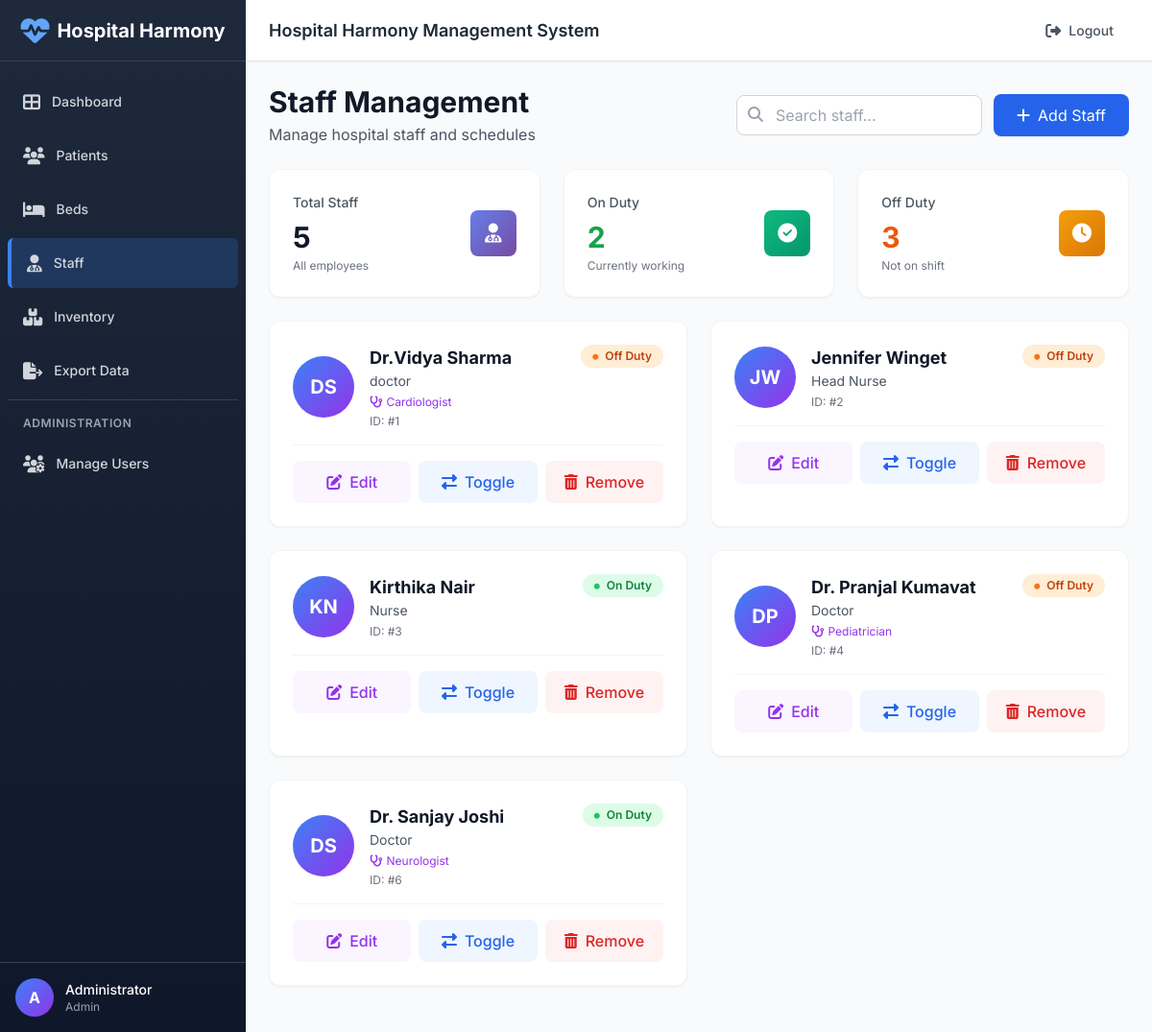
Page /staff (signed in) on the committed database.
### tables this page shows
CREATE TABLE staff (
    id INTEGER PRIMARY KEY AUTOINCREMENT,
    name TEXT NOT NULL,
    role TEXT,
    on_duty INTEGER DEFAULT 0
, speciality TEXT);

### app.py (the view)
@app.route('/staff')
@login_required
@role_required('staff')
def staff():
    db = get_db(); cur = db.cursor()
    cur.execute('SELECT * FROM staff')
    rows = cur.fetchall()
    return render_template('staff.html', staff=rows)

### app.py (called while the page is built)
def login_required(f):
    @wraps(f)
    def wrapped(*args, **kwargs):
        if 'user_id' not in session:
            flash('Please login to access this page', 'danger')
            return redirect(url_for('login'))
        return f(*args, **kwargs)
    return wrapped

def role_required(*allowed_permissions):
    def decorator(f):
        @wraps(f)
        def wrapped(*args, **kwargs):
            if 'user_id' not in session:
                flash('Please login to access this page', 'danger')
                return redirect(url_for('login'))
            user_role = session.get('role')
            user_permissions = ROLE_PERMISSIONS.get(user_role, [])
            if not any(perm in user_permissions for perm in allowed_permissions):
                flash('You do not have permission to access this page', 'danger')
                return redirect(url_for('index'))
            return f(*args, **kwargs)
        return wrapped
    return decorator

@app.context_processor
def inject_permissions():
    if 'role' in session:
        return {
            'user_permissions': ROLE_PERMISSIONS.get(session['role'], []),
            'user_role': session.get('role'),
            'user_name': session.get('full_name')
        }
    return {'user_permissions': [], 'user_role': None, 'user_name': None}

### database.py (called while the page is built)
def get_db():
    global _conn
    if _conn is None:
        _conn = sqlite3.connect(DB_PATH, check_same_thread=False)
        _conn.row_factory = sqlite3.Row
    return _conn

### templates/staff.html (shortened to what this page needs)
{% extends "layout.html" %}
{% block content %}
<div class="flex items-center justify-between mb-6">
    <div>
        <h1 class="text-3xl font-bold text-gray-900">Staff Management</h1>
        <p class="text-gray-600 mt-1">Manage hospital staff and schedules</p>
    </div>
    <div class="flex items-center gap-3">
        <div class="relative">
            <input type="search" id="staffSearchInput" placeholder="Search staff..." class="w-64 pl-10 pr-4 py-2 border border-gray-300 rounded-lg focus:ring-2 focus:ring-blue-500 focus:border-transparent" onkeyup="searchStaff()">
            <i class="fas fa-search absolute left-3 top-3 text-gray-400"></i>
        </div>
        <button onclick="document.getElementById('addModal').classList.remove('hidden')" class="bg-blue-600 hover:bg-blue-700 text-white px-6 py-2.5 rounded-lg flex items-center transition shadow-sm">
            <i class="fas fa-plus mr-2"></i>
            Add Staff
        </button>
    </div>
</div>
<div class="grid grid-cols-1 gap-6 sm:grid-cols-3 mb-6">
    <div class="card-hover bg-white rounded-xl shadow-sm p-6 border border-gray-100">
        <div class="flex items-center justify-between">
            <div>
                <p class="text-sm font-medium text-gray-600">Total Staff</p>
                <p class="text-3xl font-bold text-gray-900 mt-2">{{ staff|length }}</p>
                <p class="text-xs text-gray-500 mt-1">All employees</p>
            </div>
            <div class="gradient-primary w-12 h-12 rounded-lg flex items-center justify-center">
                <i class="fas fa-user-md text-white text-xl"></i>
            </div>
        </div>
    </div>
    <div class="card-hover bg-white rounded-xl shadow-sm p-6 border border-gray-100">
        <div class="flex items-center justify-between">
            <div>
                <p class="text-sm font-medium text-gray-600">On Duty</p>
                <p class="text-3xl font-bold text-green-600 mt-2">
                    {{ staff|selectattr('on_duty', 'equalto', 1)|list|length }}
                </p>
                <p class="text-xs text-gray-500 mt-1">Currently working</p>
            </div>
            <div class="gradient-success w-12 h-12 rounded-lg flex items-center justify-center">
                <i class="fas fa-check-circle text-white text-xl"></i>
            </div>
        </div>
    </div>
    <div class="card-hover bg-white rounded-xl shadow-sm p-6 border border-gray-100">
        <div class="flex items-center justify-between">
            <div>
                <p class="text-sm font-medium text-gray-600">Off Duty</p>
                <p class="text-3xl font-bold text-orange-600 mt-2">
                    {{ staff|selectattr('on_duty', 'equalto', 0)|list|length }}
                </p>
                <p class="text-xs text-gray-500 mt-1">Not on shift</p>
            </div>
            <div class="gradient-warning w-12 h-12 rounded-lg flex items-center justify-center">
                <i class="fas fa-clock text-white text-xl"></i>
            </div>
        </div>
    </div>
</div>
{% if staff %}
<div class="grid grid-cols-1 lg:grid-cols-2 gap-6 mb-6">
    {% for s in staff %}
    <div class="bg-white rounded-xl shadow-sm border border-gray-100 overflow-hidden hover:shadow-lg transition card-hover">
        <div class="p-6">
            <div class="flex items-start justify-between mb-4">
                <div class="flex items-center gap-4">
                    <div class="w-16 h-16 rounded-full bg-gradient-to-br from-blue-500 to-purple-600 flex items-center justify-center text-white font-bold text-xl">
                        {% set name_parts = s['name'].split() %}
                        {% if name_parts|length >= 2 %}
                            {{ name_parts[0][0] }}{{ name_parts[1][0] }}
                        {% else %}
                            {{ s['name'][0] }}{{ s['name'][1] if s['name']|length > 1 else '' }}
                        {% endif %}
                    </div>
                    <div>
                        <h3 class="text-lg font-bold text-gray-900">{{ s['name'] }}</h3>
                        <p class="text-sm text-gray-600">{{ s['role'] }}</p>
                        {% if s['speciality'] %}
                        <p class="text-xs text-purple-600 mt-1">
                            <i class="fas fa-stethoscope mr-1"></i>{{ s['speciality'] }}
                        </p>
                        {% endif %}
                        <p class="text-xs text-gray-500 mt-1">ID: #{{ s['id'] }}</p>
                    </div>
                </div>
                {% if s['on_duty'] == 1 %}
                    <span class="px-3 py-1 rounded-full text-xs font-semibold bg-green-100 text-green-700">
                        <i class="fas fa-circle text-green-500 mr-1" style="font-size: 6px; vertical-align: middle;"></i>
                        On Duty
                    </span>
                {% else %}
                    <span class="px-3 py-1 rounded-full text-xs font-semibold bg-orange-100 text-orange-700">
                        <i class="fas fa-circle text-orange-500 mr-1" style="font-size: 6px; vertical-align: middle;"></i>
                        Off Duty
                    </span>
                {% endif %}
            </div>
            <div class="pt-4 border-t border-gray-100">
                <div class="grid grid-cols-3 gap-2">
                    <button onclick="openEditModal({{ s['id'] }}, '{{ s['name']|replace("'", "\\'") }}', '{{ s['role']|replace("'", "\\'") }}', '{{ s['speciality']|replace("'", "\\'") if s['speciality'] else '' }}')" class="bg-purple-50 hover:bg-purple-100 text-purple-600 py-2.5 rounded-lg font-medium transition-colors flex items-center justify-center gap-2">
                        <i class="fas fa-edit"></i>
                        Edit
                    </button>
                    <form action="/staff/toggle/{{ s['id'] }}" method="POST" class="contents">
                        <button type="submit" class="bg-blue-50 hover:bg-blue-100 text-blue-600 py-2.5 rounded-lg font-medium transition-colors flex items-center justify-center gap-2">
                            <i class="fas fa-exchange-alt"></i>
                            Toggle
                        </button>
                    </form>
                    <form action="/staff/delete/{{ s['id'] }}" method="POST" class="contents" onsubmit="return confirm('Are you sure you want to remove {{ s['name'] }}?')">
                        <button type="submit" class="bg-red-50 hover:bg-red-100 text-red-600 py-2.5 rounded-lg font-medium transition-colors flex items-center justify-center gap-2">
                            <i class="fas fa-trash-alt"></i>
                            Remove
                        </button>
                    </form>
                </div>
            </div>
        </div>
    </div>
    {% endfor %}
</div>
{% endif %}
{% endblock %}

### templates/layout.html (style rules this page uses)
* { font-family: 'Inter', sans-serif; }
.card-hover { transition: all 0.3s ease; }
.gradient-primary { background: linear-gradient(135deg, #667eea 0%, #764ba2 100%); }
.gradient-success { background: linear-gradient(135deg, #10b981 0%, #059669 100%); }
.gradient-warning { background: linear-gradient(135deg, #f59e0b 0%, #d97706 100%); }

### rows in the picture
staff: name_parts "D", name_parts "S", name "Dr.Vidya Sharma", role "doctor", speciality "Cardiologist", id "1", on_duty 0 (drawn)
staff: name_parts "J", name_parts "W", name "Jennifer Winget", role "Head Nurse", id "2", on_duty 0 (drawn)
staff: name_parts "K", name_parts "N", name "Kirthika Nair", role "Nurse", id "3", on_duty 1 (drawn)
staff: name_parts "D", name_parts "P", name "Dr. Pranjal Kumavat", role "Doctor", speciality "Pediatrician", id "4", on_duty 0 (drawn)
staff: name_parts "D", name_parts "S", name "Dr. Sanjay Joshi", role "Doctor", speciality "Neurologist", id "6", on_duty 1 (drawn)

### other values in the picture
{{ user_name[0] if user_name else 'U' }} "A"
{{ user_name }} "Administrator"
{{ user_role }} "Admin"
{{ staff|length }} "5"
{{ staff|selectattr('on_duty', 'equalto', 1)|list|length }} "2"
{{ staff|selectattr('on_duty', 'equalto', 0)|list|length }} "3"
